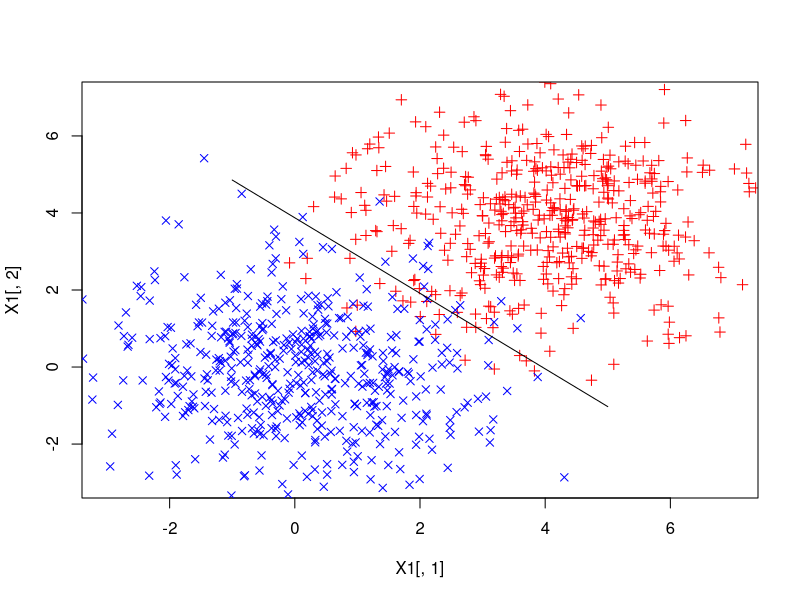
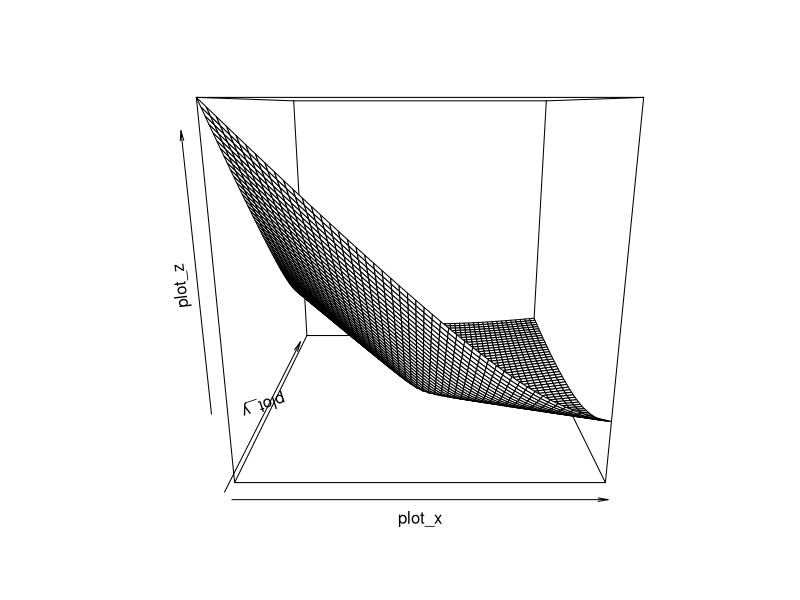
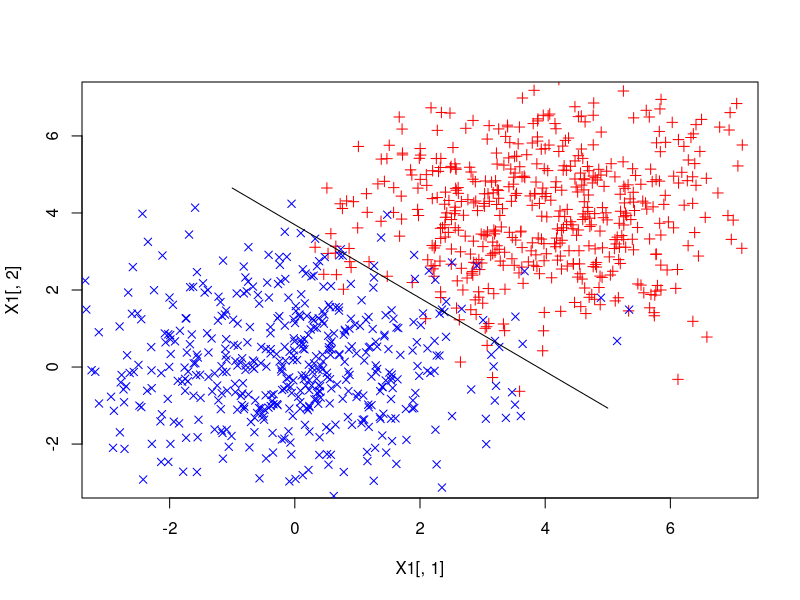
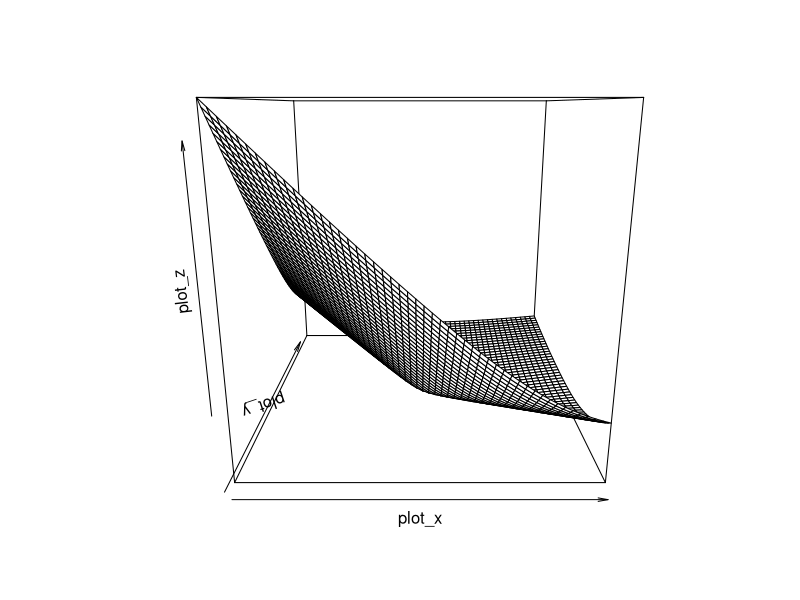

R code for these plots, in order:
sigmoid<-function(z) {
    1./(1.+exp(-z))
}

vec_norm<-function(x) {
    sqrt(sum(x^2))
}

sample_data<-function(N,means,sd) {
    matrix(c(rnorm(N,means,sd), rnorm(N,means,sd), rep(1.,N)), ncol=3, byrow=F)
}

lr_without_regularization<-function(X,Y) {
    w<-solve(t(X)%*%X)%*%t(X)%*%Y
    w
}

lr_with_regularization<-function(X,Y,C) {
    N<-length(X)
    D<-dim(X)[2]
    epsilon<-0.001
    gamma<-0.0005
    max_iter<-5000

    w<-rep(0.,D)

    for(iter in 1:max_iter) {
        w_old<-w

        w<-w_old+gamma*t(Y*X)%*%(sigmoid(-Y*X%*%matrix(w_old,ncol=1)))-gamma*C*w_old

        cat("iteration: ", iter, "\tw: ", w, "\n")
        if(vec_norm(w-w_old)<epsilon) { break }
    }
    w
}

demo_without_regularization<-function() {
    N<-500
    box<-c(-3.,7.)
    X1<-sample_data(N,4.,1.5)
    X2<-sample_data(N,0.,1.5)
    png("image/demo_without_regularization.png")
    plot(X1[,1], X1[,2], pch=3, xlim=box,ylim=box,col="red")
    points(X2[,1], X2[,2], pch=4, col="blue")

    X<-rbind(X1,X2)
    Y<-c(rep(1.,N),rep(-1.,N))

    w<-lr_without_regularization(X, Y)
    range_x<-seq(-1.,5.,by=.1)
    boundary<-function(x) {(-w[3]-w[2]*x)/w[1]}

    lines(range_x, lapply(range_x, boundary))

    png("image/error_function_surface_without_regularization.png")
    Ew<-function(w1, w2) {
        -sum(log(sigmoid(Y*(w1*X[,1]+w2*X[,2]))))
    }

    plot_x<-seq(-10.,10.,length.out=50)
    plot_y<-seq(-10.,10.,length.out=50)
    plot_z<-outer(plot_x, plot_y, function(ai,bj) mapply(Ew,ai,bj))

    persp(plot_x, plot_y, plot_z)

}

demo_with_regularization<-function() {
    N<-500
    box<-c(-3.,7.)
    X1<-sample_data(N,4.,1.5)
    X2<-sample_data(N,0.,1.5)

    png("image/demo_with_regularization.png")
    plot(X1[,1], X1[,2], pch=3, xlim=box,ylim=box,col="red")
    points(X2[,1], X2[,2], pch=4, col="blue")

    X<-rbind(X1,X2)
    Y<-c(rep(1.,N),rep(-1.,N))

    C<-2.
    w<-lr_with_regularization(X, Y, C)
    range_x<-seq(-1.,5.,by=.1)
    boundary<-function(x) {(-w[3]-w[1]*x)/w[2]}

    lines(range_x, lapply(range_x, boundary))

    png("image/error_function_surface_with_regularization.png")
    Ew<-function(w1, w2) {
        -sum(log(sigmoid(Y*(w1*X[,1]+w2*X[,2]))))+C*0.5*vec_norm(c(w1,w2))
    }

    plot_x<-seq(-10.,10.,length.out=50)
    plot_y<-seq(-10.,10.,length.out=50)
    plot_z<-outer(plot_x, plot_y, function(ai,bj) mapply(Ew,ai,bj))

    persp(plot_x, plot_y, plot_z)
} 

main<-function(){
    demo_without_regularization()
    demo_with_regularization()
}

main()
